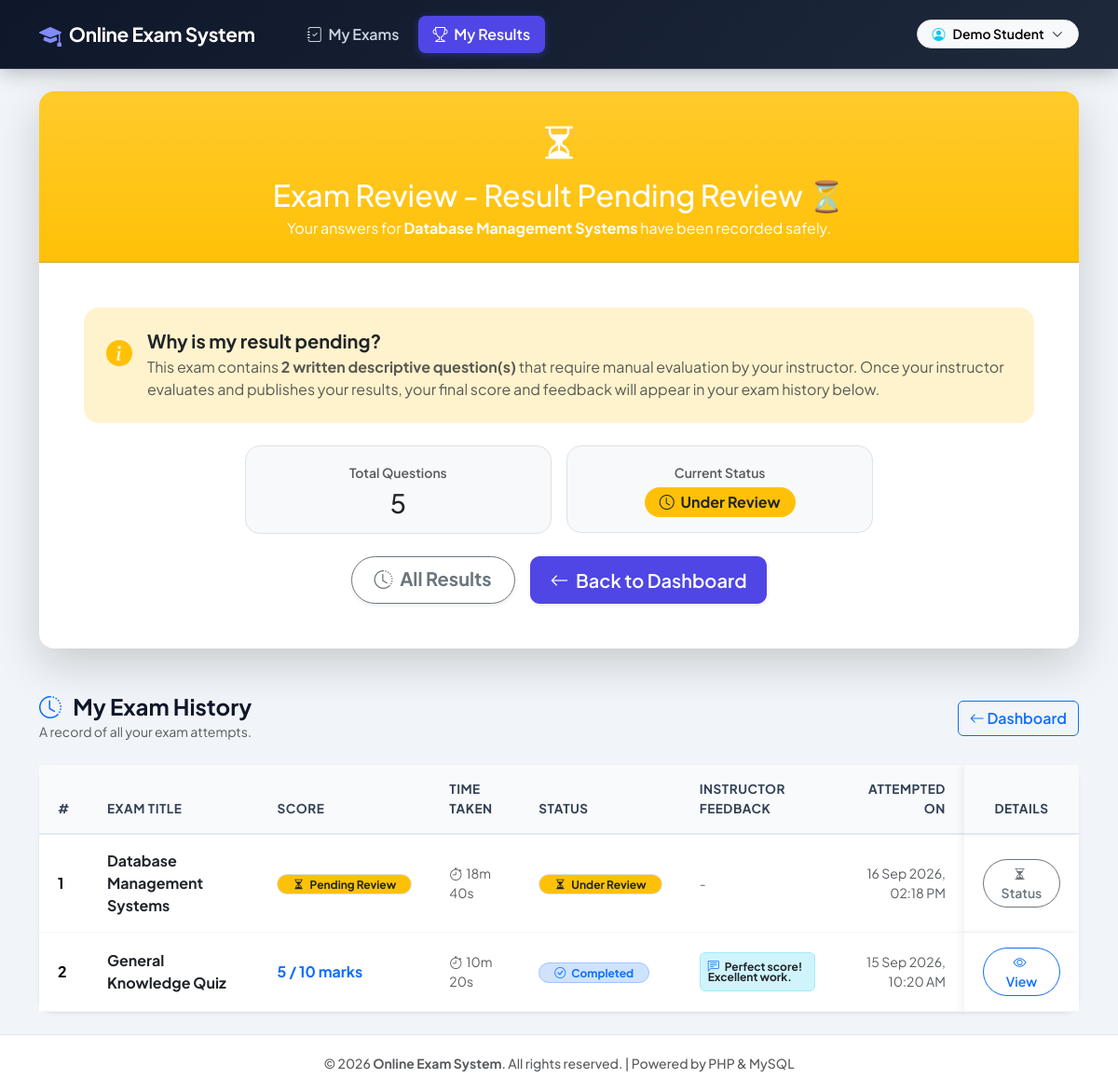
The page /student/result.php?view_result_id=4 (signed in) on the database its author committed.
### tables this page shows
CREATE TABLE IF NOT EXISTS `results` (
    `id`           INT AUTO_INCREMENT PRIMARY KEY,
    `student_id`   INT          NOT NULL,
    `exam_id`      INT          NOT NULL,
    `score`        DECIMAL(6,2) NOT NULL DEFAULT 0.00,
    `status`       VARCHAR(20)  NOT NULL DEFAULT 'published',
    `admin_feedback` TEXT       NULL,
    `attempted_at` DATETIME     NOT NULL DEFAULT CURRENT_TIMESTAMP,
    `evaluated_at` DATETIME     NULL,
    FOREIGN KEY (`student_id`) REFERENCES `students`(`id`) ON DELETE CASCADE,
    FOREIGN KEY (`exam_id`)    REFERENCES `exams`(`id`)    ON DELETE CASCADE
);

### student/result.php (the view, shortened to what the rows shown need)
<?php
include '../includes/header.php';
include '../config/db.php';
$student_id      = (int)$_SESSION['student_id'];
$submission_review = null;
$view_result_id = isset($_GET['view_result_id']) ? (int)$_GET['view_result_id'] : 0;
$view_exam_id   = isset($_GET['view_exam_id']) ? (int)$_GET['view_exam_id'] : 0;
if (empty($submission_review) && $_SERVER['REQUEST_METHOD'] === 'GET' && ($view_result_id > 0 || $view_exam_id > 0)) {
    $vr_stmt = null;
    if ($view_result_id > 0) {
        $vr_stmt = mysqli_prepare($conn,
            "SELECT r.*, COALESCE(e.title, 'Examination (Archived)') AS exam_title,
                    COALESCE(NULLIF((SELECT SUM(COALESCE(q.marks, 1)) FROM student_answers sa JOIN questions q ON sa.question_id = q.id WHERE sa.result_id = r.id), 0),
                             (SELECT COALESCE(SUM(q.marks), 0) FROM questions q WHERE q.exam_id = e.id)) AS exam_total_marks
             FROM results r
             LEFT JOIN exams e ON r.exam_id = e.id
             WHERE r.student_id = ? AND r.id = ?
             LIMIT 1");
        if ($vr_stmt) {
            mysqli_stmt_bind_param($vr_stmt, "ii", $student_id, $view_result_id);
        }
    }
    if ($vr_stmt) {
        mysqli_stmt_execute($vr_stmt);
        $vr_res = mysqli_stmt_get_result($vr_stmt);
        $vr     = ($vr_res && $vr_res instanceof mysqli_result) ? mysqli_fetch_assoc($vr_res) : null;
        if ($vr) {
            $view_items   = [];
            $view_correct = 0;
            $view_total   = 0;
            $view_desc    = 0;
            $sa_stmt = mysqli_prepare($conn,
                "SELECT sa.*, COALESCE(q.question_text, CONCAT('Question #', sa.question_id)) AS question_text,
                        q.option_a, q.option_b, q.option_c, q.option_d,
                        q.correct_option, COALESCE(q.question_type, 'mcq') AS question_type
                 FROM student_answers sa
                 LEFT JOIN questions q ON sa.question_id = q.id
                 WHERE sa.result_id = ?
                 ORDER BY sa.id ASC");
            if ($sa_stmt) {
                $v_result_id = (int)$vr['id'];
                mysqli_stmt_bind_param($sa_stmt, "i", $v_result_id);
                mysqli_stmt_execute($sa_stmt);
                $sa_res = mysqli_stmt_get_result($sa_stmt);
                if ($sa_res && $sa_res instanceof mysqli_result) {
                    while ($sa_row = mysqli_fetch_assoc($sa_res)) {
                        $view_total++;
                        $q_type = $sa_row['question_type'] ?? 'mcq';
                        if ($q_type === 'descriptive') {
                            $view_desc++;
                            $view_items[] = [
                                'question_id'   => (int)$sa_row['question_id'],
                                'question_type' => 'descriptive',
                                'question_text' => (string)($sa_row['question_text'] ?? ''),
                                'user_ans'      => (string)($sa_row['user_answer'] ?? ''),
                                'is_correct'    => null,
                                'marks'         => $sa_row['marks_awarded'],
                            ];
                        } else {
                            $is_c = !empty($sa_row['is_correct']);
                            if ($is_c) $view_correct++;
                            $view_items[] = [
                                'question_id'   => (int)$sa_row['question_id'],
                                'question_type' => 'mcq',
                                'question_text' => (string)($sa_row['question_text'] ?? ''),
                                'option_a'      => (string)($sa_row['option_a'] ?? ''),
                                'option_b'      => (string)($sa_row['option_b'] ?? ''),
                                'option_c'      => (string)($sa_row['option_c'] ?? ''),
                                'option_d'      => (string)($sa_row['option_d'] ?? ''),
                                'user_ans'      => (string)($sa_row['user_answer'] ?? ''),
                                'correct_ans'   => (string)($sa_row['correct_option'] ?? ''),
                                'is_correct'    => $is_c,
                                'marks'         => $sa_row['marks_awarded'],
                            ];
                        }
                    }
                }
            }
            $mcq_count = max(0, $view_total - $view_desc);
            $wrong_count = max(0, $mcq_count - $view_correct);
            $submission_review = [
                'result_id'       => (int)$vr['id'],
                'exam_title'      => (string)($vr['exam_title'] ?? 'Exam'),
                'status'          => (string)($vr['status'] ?? 'published'),
                'has_descriptive' => $view_desc > 0,
                'desc_count'      => $view_desc,
                'total'           => $view_total,
                'total_marks'     => (float)($vr['exam_total_marks'] ?? 0),
                'mcq_count'       => $mcq_count,
                'correct'         => $view_correct,
                'wrong'           => $wrong_count,
                'score'           => (float)$vr['score'],
                'items'           => $view_items,
                'is_historical'   => true,
            ];
        } else {
            $error_msg = "The requested examination result record could not be found, or you do not have permission to view it.";
        }
    }
}
$stmt = mysqli_prepare($conn, "SELECT r.*, COALESCE(e.title, 'Examination (Archived)') AS exam_title,
                                es.time_taken_seconds,
                                COALESCE(NULLIF((SELECT COUNT(*) FROM student_answers sa WHERE sa.result_id = r.id), 0),
                                         (SELECT COUNT(*) FROM questions q WHERE q.exam_id = r.exam_id)) AS q_count,
                                COALESCE(NULLIF((SELECT SUM(COALESCE(q.marks, 1)) FROM student_answers sa JOIN questions q ON sa.question_id = q.id WHERE sa.result_id = r.id), 0),
                                         (SELECT COALESCE(SUM(q.marks), 0) FROM questions q WHERE q.exam_id = r.exam_id)) AS exam_total_marks
                                FROM results r
                                LEFT JOIN exams e ON r.exam_id = e.id
                                LEFT JOIN exam_sessions es
                                    ON es.student_id = r.student_id AND es.exam_id = r.exam_id
                                WHERE r.student_id = ?
                                ORDER BY r.attempted_at DESC");
mysqli_stmt_bind_param($stmt, "i", $student_id);
mysqli_stmt_execute($stmt);
$past_results_res = mysqli_stmt_get_result($stmt);
$past_results     = [];
if ($past_results_res) {
    while ($row = mysqli_fetch_assoc($past_results_res)) $past_results[] = $row;
}
?>
<?php if ($submission_review): ?>
    <?php if ($submission_review['status'] === 'pending'): ?>
        <div class="card shadow-lg border-0 rounded-4 mb-5 overflow-hidden" id="resultReviewCard">
            <div class="card-header p-4 text-center text-white bg-warning bg-gradient">
                <h2 class="fw-extrabold mb-1">
                    <?php echo !empty($submission_review['is_historical']) ? 'Exam Review - Result Pending Review ⏳' : 'Exam Submitted - Result Pending Review ⏳'; ?>
                </h2>
            </div>
        </div>
    <?php endif; ?>
<?php endif; ?>
<div class="card shadow-sm border-0 rounded-4">
    <div class="card-body p-0">
        <div class="table-responsive" id="studentResultsTableResponsive">
            <table class="table custom-table table-sticky-actions align-middle mb-0">
                <thead>
                    <tr>
                        <th class="ps-4">#</th>
                        <th>Exam Title</th>
                        <th>Score</th>
                        <th>Time Taken</th>
                        <th>Status</th>
                        <th>Instructor Feedback</th>
                        <th class="text-end">Attempted On</th>
                        <th class="pe-4 text-center">Details</th>
                    </tr>
                </thead>
                <tbody>
                    <?php
                    if (!empty($past_results)):
                        $i = 1;
                        foreach ($past_results as $r):
                            $is_pending = (($r['status'] ?? 'published') === 'pending');
                    ?>
                        <tr>
                            <td class="ps-4 fw-bold"><?php echo $i++; ?></td>
                            <td><strong class="text-dark"><?php echo htmlspecialchars($r['exam_title']); ?></strong></td>
                            <td>
                                <?php
                                $out_of = (float)($r['exam_total_marks'] ?? 0);
                                $display_total = ($out_of > 0) ? rtrim(rtrim(number_format($out_of, 2), '0'), '.') : '';
                                ?>
                                <?php if ($is_pending): ?>
                                    <span class="badge bg-warning text-dark border rounded-pill px-3 py-1 fw-bold">
                                        <i class="bi bi-hourglass-split me-1"></i> Pending Review
                                    </span>
                                <?php else: ?>
                                    <span class="fw-bold fs-6 text-primary">
                                        <?php echo rtrim(rtrim(number_format((float)$r['score'], 2), '0'), '.'); ?><?php echo $display_total ? " / $display_total" : ''; ?> marks
                                    </span>
                                <?php endif; ?>
                            </td>
                            <td class="text-muted small">
                                <?php
                                $tt = (int)($r['time_taken_seconds'] ?? 0);
                                if ($tt > 0) {
                                    $mm = floor($tt / 60);
                                    $ss = $tt % 60;
                                    echo "<i class='bi bi-stopwatch me-1'></i>{$mm}m {$ss}s";
                                } else {
                                    echo '—';
                                }
                                ?>
                            </td>
                            <td>
                                <?php if ($is_pending): ?>
                                    <span class="badge bg-warning text-dark border rounded-pill px-3 py-1">
                                        <i class="bi bi-hourglass-split me-1"></i> Under Review
                                    </span>
                                <?php else: ?>
                                    <span class="badge bg-primary-subtle text-primary border border-primary-subtle rounded-pill px-3 py-1 fw-bold">
                                        <i class="bi bi-check-circle me-1"></i> Completed
                                    </span>
                                <?php endif; ?>
                            </td>
                            <td>
                                <?php if (!empty($r['admin_feedback'])): ?>
                                    <span class="badge bg-info-subtle text-dark border border-info-subtle text-wrap text-start p-2">
                                        <i class="bi bi-chat-left-text me-1 text-primary"></i> <?php echo htmlspecialchars($r['admin_feedback']); ?>
                                    </span>
                                <?php else: ?>
                                    <span class="text-muted small">-</span>
                                <?php endif; ?>
                            </td>
                            <td class="text-end text-muted small"><?php echo date('d M Y, h:i A', strtotime($r['attempted_at'])); ?></td>
                            <td class="pe-4 text-center">
                                <?php if (!$is_pending): ?>
                                    <a href="result.php?view_result_id=<?php echo (int)$r['id']; ?>#resultReviewCard"
                                       class="btn btn-sm btn-outline-primary rounded-pill px-3 fw-semibold">
                                        <i class="bi bi-eye me-1"></i> View
                                    </a>
                                <?php else: ?>
                                    <a href="result.php?view_result_id=<?php echo (int)$r['id']; ?>#resultReviewCard"
                                       class="btn btn-sm btn-outline-secondary rounded-pill px-3 fw-semibold" title="View Review Status">
                                        <i class="bi bi-hourglass-split me-1"></i> Status
                                    </a>
                                <?php endif; ?>
                            </td>
                        </tr>
                    <?php
                        endforeach;
                    endif; ?>
                </tbody>
            </table>
        </div>
    </div>
</div>
<?php include '../includes/footer.php'; ?>

### rows shown on the page
results: exam_title "Database Management Systems", status "pending" (drawn), mm "18", ss "40", attempted_at "16 Sep 2026, 02:18 PM"
results: exam_title "General Knowledge Quiz", score "5", display_total "10", mm "10", ss "20", status "published" (drawn), admin_feedback "Perfect score! Excellent work.", attempted_at "15 Sep 2026, 10:20 AM"

### other values the page prints
$_SESSION['student_name'] "Demo Student"
$submission_review['exam_title'] "Database Management Systems"
$submission_review['desc_count'] "2"
$submission_review['total'] "5"
